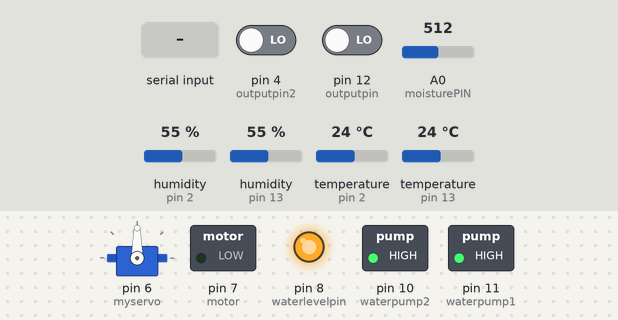
Simulated run of this sketch. Board: Arduino Uno, built with avr-gcc and run on an emulated ATmega328P. Parts: servo, switched loads named in the sketch (green lamp = pin HIGH), output pins drawn as LEDs (lit = HIGH). The inputs (shaded band) are chosen by the test bench; at power-on: pin 4 (outputpin2) LOW, pin 12 (outputpin) LOW, A0 (moisturePIN) = 512, humidity (sensors on pin 2, pin 13) 55 %, temperature (sensors on pin 2, pin 13) 24 °C.

Above: at 2.0 s.
2.1 s: "pump1" received over Serial
At 6.8 s:
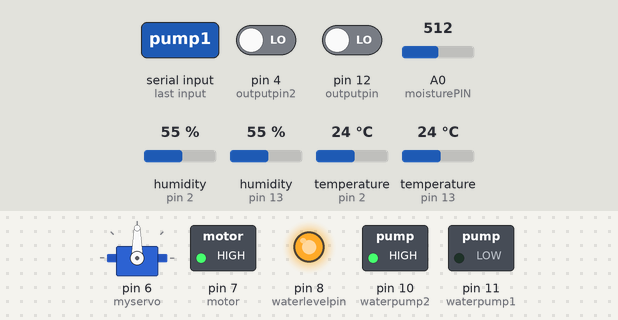
11.6 s: "pump2" received over Serial
At 16.2 s:
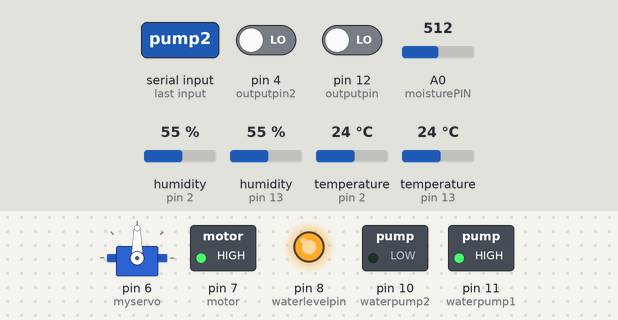
21.1 s: "fanon" received over Serial
At 36.8 s:
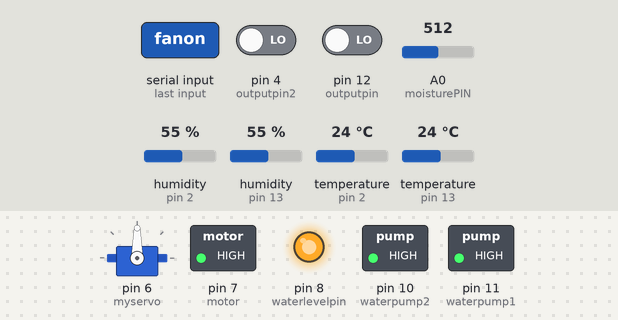
Timing chart, 0 to 37.3 s (numbered marks = the images above; inputs shaded):
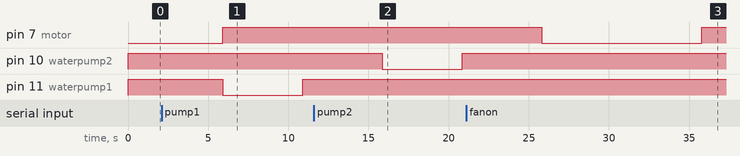

The sketch:

main.ino
```cpp
#include <Servo.h>
#include "DHT.h"
#include <ArduinoJson.h>

#define DHTTYPE DHT11
Servo myservo;
int motor=7;
int pos=0;
bool isRaining=false;
bool tooHumid=false;

//Plant 1 (MOIST / 12)
#define DHTPIN 13          //HUMIDITY & TEMPERATURE
int moisturePIN=A0;
DHT dht(DHTPIN, DHTTYPE);
int sensorpin=A1;
int outputpin=12;
int waterpump1=11;
int water;
int waterlevelpin=8;
int waterlevel;

//Plant 2 (LACKS / 01)
#define DHTPIN2 2
DHT dht2(DHTPIN2, DHTTYPE);
int sensorpin2=A5;
int outputpin2=4;
int waterpump2=10;
int water2;

//struct class
struct KeyValuePair {
  String key;
  int value;
};
//struct class

void setup() {
  Serial.begin(9600);
  pinMode(sensorpin,INPUT);    //setting sensor pin to be input
  pinMode(outputpin,INPUT);   //setting output pin to be output
  pinMode(sensorpin2,INPUT);    //setting sensor pin to be input
  pinMode(outputpin2,INPUT);   //setting output pin to be output
  pinMode(motor,OUTPUT);
  pinMode(waterpump1,OUTPUT);
  pinMode(waterpump2,OUTPUT);
  pinMode(waterlevelpin,OUTPUT);
  digitalWrite(waterlevelpin, HIGH);
  myservo.attach(6);
  digitalWrite(motor,LOW); //HIGH BARU FUNCTION
  dht.begin();
  dht2.begin();
}

void loop() {
  digitalWrite(waterpump1,HIGH); //LOW BARU FUNCTION
  digitalWrite(waterpump2,HIGH);
  delay(100);
  float temperature = dht.readTemperature();
  delay(100);
  float humidity = dht.readHumidity();
  delay(100);
  float temperature2 = dht2.readTemperature();
  delay(100);
  float humidity2 = dht2.readHumidity();
  delay(100);
  int sensorValue = analogRead(moisturePIN);
  delay(100);
  //water=analogRead(sensorpin);
  water=digitalRead(outputpin);
  delay(100);
  //water2=analogRead(sensorpin2);
  water2=digitalRead(outputpin2);
  delay(100);
  waterlevel=digitalRead(waterlevelpin);
  delay(100);


  /*if(isRaining==false && (water < 500 && water2 < 500))
  {
    isRaining=true;
    for (pos = 0; pos <= 90; pos += 1) { // goes from 0 degrees to 180 degrees
    // in steps of 1 degree
    myservo.write(pos);              // tell servo to go to position in variable 'pos'
    delay(15);                       // waits 15ms for the servo to reach the position
    }
  }
  else if(isRaining==true&&(water>=500 && water2>=500))
  {
    isRaining=false;
    for (pos = 90; pos >= 0; pos -= 1) { // goes from 180 degrees to 0 degrees
    myservo.write(pos);              // tell servo to go to position in variable 'pos'
    delay(15);                       // waits 15ms for the servo to reach the position
    }
  }
  if(tooHumid==false&&(humidity>80 && humidity2>80))
  {
    tooHumid=true;
    digitalWrite(motor,HIGH);

  }
  else if(tooHumid==true&&(humidity<=80 && humidity2<=80))
  {
    tooHumid=false;
    digitalWrite(motor,LOW);
  }
  if(sensorValue>=500)
  {
    digitalWrite(waterpump1,LOW);
    delay(10000);
  }
  else
  {
    digitalWrite(waterpump1,HIGH);
  }*/

  KeyValuePair dictionary[] = {
  {"temperature1", temperature},
  {"temperature2", temperature2},
  {"humidity1", humidity},
  {"humidity2", humidity2},
  {"water1", water},
  {"water2", water2},
  {"moisture", sensorValue},
  {"waterlevel", waterlevel},
};

 String output;
  for (int i = 0; i < sizeof(dictionary) / sizeof(dictionary[0]); i++) {
    if(i==0)
    {
      output += "{";
    }
    output += "\"" + dictionary[i].key + "\": \"" + String(dictionary[i].value) + "\"";
    if(i!=(sizeof(dictionary)/sizeof(dictionary[0])-1))
    {
      output += ", ";
    }
    if(i==(sizeof(dictionary)/sizeof(dictionary[0])-1))
    {
      output += "}";
    }
  }
  if(Serial.available() > 0)
  {
    String teststr = Serial.readString();
    teststr.trim();
    teststr=teststr.substring(0,5);
    //Serial.println(teststr);
    if(teststr=="Ready")
    {
      Serial.println(output);
    }
    else if(teststr=="pump1")
    {
      waterpump1exe();
    }
    else if(teststr=="pump2")
    {
      waterpump2exe();
    }
    else if(teststr=="fanon")
    {
      fan1exe();
    }
    else if(teststr=="servo")
    {
      servoexe();
    }

  }
  delay(3000);

  /*Serial.print(temperature);
  Serial.print(" ");
  Serial.print(temperature2);
  Serial.print(" ");
  Serial.print(humidity);
  Serial.print(" ");
  Serial.print(humidity2);
  Serial.print(" ");
  Serial.print(water);
  Serial.print(" ");
  Serial.print(water2);
  Serial.print(" ");
  Serial.print(sensorValue);
  Serial.print(" ");
  Serial.print(waterlevel);
  Serial.print(" ");
  Serial.print("END");
  Serial.println(" ");
  //Serial.flush();*/

  // Wait a few seconds between measurements.
  //delay(4200);
}

void waterpump1exe()
{
  digitalWrite(motor,HIGH);
  digitalWrite(waterpump1,LOW);
  delay(5000);
  digitalWrite(waterpump1,HIGH);
}

void waterpump2exe()
{
  digitalWrite(motor,HIGH);
  digitalWrite(waterpump2,LOW);
  delay(5000);
  digitalWrite(waterpump2,HIGH);
}

void fan1exe()
{
  digitalWrite(motor,LOW);
  delay(10000);
  digitalWrite(motor,HIGH);
}

void servoexe()
{

}


/*#include <Servo.h>
Servo servo;
int angle = 10;
void setup() {
  servo.attach(8);
  servo.write(angle);
}
void loop()
{
 // scan from 0 to 180 degrees
  for(angle = 10; angle < 180; angle++)
  {
    servo.write(angle);
    delay(15);
  }
  // now scan back from 180 to 0 degrees
  for(angle = 180; angle > 10; angle--)
  {
    servo.write(angle);
    delay(15);
  }
}*/
```

Measured:
- after the input at 2.1 s, pin 7 (motor): LOW → HIGH after 3.8 s; pin 11 (waterpump1): HIGH → LOW after 3.8 s, → HIGH 5.0 s later
- after the input at 11.6 s, pin 10 (waterpump2): HIGH → LOW after 4.2 s, → HIGH 5.0 s later
- after the input at 21.1 s, pin 7 (motor): HIGH → LOW after 4.7 s, → HIGH 10.0 s later
